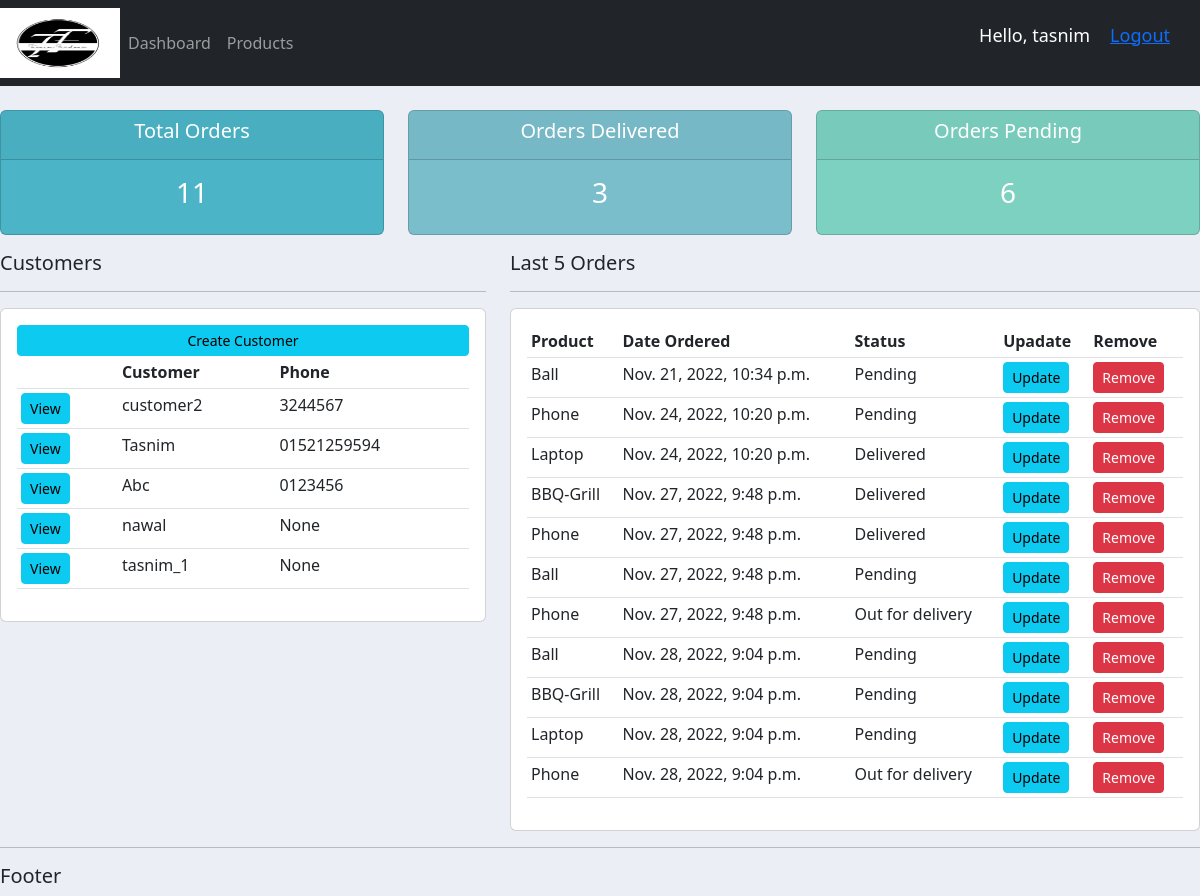
The app's page / (signed in) with its own data.
### accounts/models.py (models this page shows, shortened)
class Customer(models.Model):
    user = models.OneToOneField(User, null = True, blank = True, on_delete = models.CASCADE)
    name = models.CharField(max_length = 200, null = True)
    phone = models.CharField(max_length = 200, null = True)
    email = models.CharField(max_length = 200, null = True)
    profile_pic = models.ImageField(default = 'profile_pic.png', null = True, blank = True)
    created = models.DateTimeField(auto_now_add = True, null = True)

class Order(models.Model):
    STATUS =    (
                ('Pending', 'Pending'),
                ('Out for delivery', 'Out for delivery'),
                ('Delivered', 'Delivered'),
                )
    customer = models.ForeignKey(Customer, null = True, on_delete = models.SET_NULL)
    product = models.ForeignKey(Product, null = True, on_delete = models.SET_NULL)
    status = models.CharField(max_length = 200, null = True, choices = STATUS)
    created = models.DateTimeField(auto_now_add = True, null = True)
    note = models.CharField(max_length = 1000, null = True)

class Product(models.Model):
    CATEGORY =  (
                ('In-door', 'In-door'),
                ('Out-door', 'Out-door')
                )
    name = models.CharField(max_length = 200, null = True)
    price = models.FloatField(null = True)
    category = models.CharField(max_length = 200, null = True, choices = CATEGORY)
    description = models.CharField(max_length = 200, null = True, blank = True)
    created = models.DateTimeField(auto_now_add = True, null = True)
    tags = models.ManyToManyField(Tag)
    def __str__(self):
        return self.name

### accounts/decorators.py (the view)
    def wrapper_func(request, *args, **kwargs):
        group = None
        if request.user.groups.exists():
            group = request.user.groups.all()[0].name
        if group == 'customer':
            return redirect('user_page')
        if group == 'admin':
            return view_func(request, *args, **kwargs)

### accounts/views.py (called while the page is built)
@login_required(login_url = 'login')
@admin_only
def home(request):
    customers = Customer.objects.all()
    orders = Order.objects.all()
    total_customers = customers.count()
    total_orders = len(orders)
    orders_delivered = orders.filter(status = 'Delivered').count()
    orders_pending = orders.filter(status  = 'Pending').count()
    context = {'customers':customers,'orders':orders,
                'total_orders':total_orders,
                'orders_delivered':orders_delivered,
                'orders_pending':orders_pending
                }
    return render(request, 'accounts/dashboard.html', context)

### accounts/templates/accounts/dashboard.html
{% extends 'accounts/main.html' %}
{% block content %}
{% include 'accounts/Status.html' %}
<div class="row">
    <div class="col-md-5">
        <h5>Customers</h5>
        <hr>
        <div class="card card-body">
            <a class="btn btn-primary btn-sm btn-info" href="">Create Customer</a>
            <table class="table table-sm">
                <tr>
                    <th></th>
                    <th>Customer</th>
                    <th>Phone</th>
                </tr>
                {% for customer in customers %}
                    <tr>
                        <td><a class="btn btn-sm btn-info" href="{% url 'customer' customer.id %}">View</a></td>
                        <td>{{customer.name}}</td>
                        <td>{{customer.phone}}</td>
                    </tr>
                {% endfor %}
            </table>
        </div>
    </div>
    <div class="col-md-7">
        <h5>Last 5 Orders</h5>
        <hr>
        <div class="card card-body">
            <table class="table table-sm">
                <tr>
                    <th>Product</th>
                    <th>Date Ordered</th>
                    <th>Status</th>
                    <th>Upadate</th>
                    <th>Remove</th>
                </tr>
                {% for order in orders %}
                    <tr>
                        <td>{{order.product}}</td>
                        <td>{{order.created}}</td>
                        <td>{{order.status}}</td>
                        <td><a class="btn btn-primary btn-sm btn-info" href="{% url 'update_order' order.id %}">Update</a></td>
                        <td><a class="btn btn-primary btn-sm btn-danger" href="{% url 'delete_order' order.id %}">Remove</a></td>
                    </tr>
                {% endfor %}
            </table>
        </div>
    </div>
</div>
{% endblock %}

### accounts/templates/accounts/main.html (shortened to what this page needs)
{% load static %}
<!DOCTYPE html>
<html lang="en">
<head>
    <link href="https://cdn.jsdelivr.net/npm/bootstrap@5.2.2/dist/css/bootstrap.min.css" rel="stylesheet">
    <link rel="stylesheet" href="{% static '/css/main.css' %}">
</head>
<body>
    {% include 'accounts/navbar.html' %}
    {% block content %}
    {% endblock %}
    <hr>
    <footer>
        <h5>Footer</h5>
    </footer>
</body>
</html>

### accounts/templates/accounts/navbar.html (shortened to what this page needs)
{% load static %}
<nav class="navbar navbar-expand-lg navbar-dark bg-dark">
    <img id="logo" src="{% static '/images/logo.png' %}" alt="">
    <div class="collapse navbar-collapse" id="navbarNav">
      <ul class="navbar-nav">
        {% if request.user.is_staff %}
        <li class="nav-item active">
          <a class="nav-link" href="{% url 'home' %}">Dashboard</a>
        </li>
        <li class="nav-item">
          <a class="nav-link" href="{% url 'products' %}">Products</a>
        </li>
        {% else %}
        <li class="nav-item">
          <a class="nav-link" href="{% url 'account' %}">Profile</a>
        </li>
        {% endif %}
      </ul>
    </div>
    <div class = "hello-msg">
      <p >Hello, {{request.user}}</p>
      <a href = "{% url 'logout' %}">Logout</a>
    </div>
</nav>

### accounts/templates/accounts/status.html
<br>
<div class="row">
    <div class = "col">
        <div class="col-md">
            <div class="card text-center text-white mb-3" id="total_orders">
                <div class="card-header">
                    <h5 class="card-title">Total Orders</h5>
                </div>
                <div class="card-body">
                    <h3 class="card-title">{{total_orders}}</h3>
                </div>
            </div>
        </div>
    </div>
    <div class = "col">
        <div class="col-md">
            <div class="card text-center text-white mb-3" id="orders_delivered">
                <div class="card-header">
                    <h5 class="card-title">Orders Delivered</h5>
                </div>
                <div class="card-body">
                    <h3 class="card-title">{{orders_delivered}}</h3>
                </div>
            </div>
        </div>
    </div>
    <div class = "col">
        <div class="col-md">
            <div class="card text-center text-white mb-3" id="orders_pending">
                <div class="card-header">
                    <h5 class="card-title">Orders Pending</h5>
                </div>
                <div class="card-body">
                    <h3 class="card-title">{{orders_pending}}</h3>
                </div>
            </div>
        </div>
    </div>
</div>

### static/css/main.css (style rules this page uses)
#logo { width: 120px; height: 70px; }
body { background-color: #ebeff5; }
#total_orders { background-color: #4cb4c7; }
#orders_delivered { background-color: #7abecc; }
#orders_pending { background-color: #7cd1c0; }

### accounts/templates/accounts/navbar.html (style rules this page uses)
.hello-msg { font-size: 18px; color: #fff; margin-right: 30px; display: flex; }
.hello-msg p { margin-right: 20px;; }

### records on screen
Customer: name "customer2", phone "3244567"
Customer: name "Tasnim", phone "01521259594"
Customer: name "Abc", phone "0123456"
Customer: name "nawal", phone "None"
Customer: name "tasnim_1", phone "None"
Order: product "Ball", created "Nov. 21, 2022, 10:34 p.m.", status "Pending"
Order: product "Phone", created "Nov. 24, 2022, 10:20 p.m.", status "Pending"
Order: product "Laptop", created "Nov. 24, 2022, 10:20 p.m.", status "Delivered"
Order: product "BBQ-Grill", created "Nov. 27, 2022, 9:48 p.m.", status "Delivered"
Order: product "Phone", created "Nov. 27, 2022, 9:48 p.m.", status "Delivered"
Order: product "Ball", created "Nov. 27, 2022, 9:48 p.m.", status "Pending"
Order: product "Phone", created "Nov. 27, 2022, 9:48 p.m.", status "Out for delivery"
Order: product "Ball", created "Nov. 28, 2022, 9:04 p.m.", status "Pending"
Order: product "BBQ-Grill", created "Nov. 28, 2022, 9:04 p.m.", status "Pending"
Order: product "Laptop", created "Nov. 28, 2022, 9:04 p.m.", status "Pending"
Order: product "Phone", created "Nov. 28, 2022, 9:04 p.m.", status "Out for delivery"

### other values on screen
{{ request.user }} "tasnim"
{{ total_orders }} "11"
{{ orders_delivered }} "3"
{{ orders_pending }} "6"
